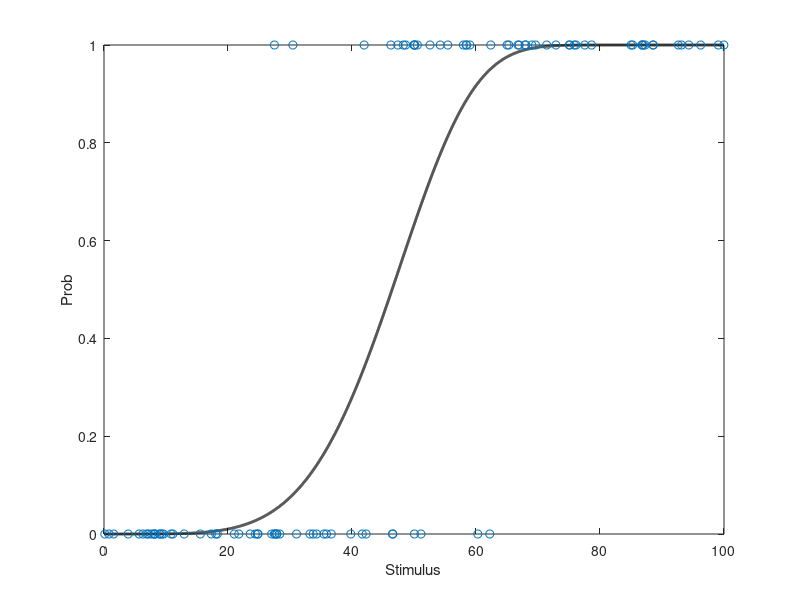

Source code (MATLAB): (Note: this script raises an error after producing the figure.)
%% Target psychometric curve
axis = 0 : 0.01 : 100;
p = wblcdf(axis, 50, 5);

figure(1);
plot(axis, p, 'k', 'LineWidth', 2);
xlabel('Stimulus');
ylabel('Prob');

%% Simulate response 
stim = rand(1, 100) * 100;
prob = wblcdf(stim, 50, 5);

choice = zeros(size(prob));
for idx = 1:length(prob)
    z = rand();
    choice(idx) = z <= prob(idx);
end

hold on;
scatter(stim, choice);

%% MLE estimate
objective = @(para) - wbl_llhd(para(1), para(2), stim, choice);
[esti, fval] = fmincon(objective, [50, 5], [], [], [], [], [1, 1], []);

%% Plot
p_est = wblcdf(axis, esti(1), esti(2));
plot(axis, p_est, 'r--', 'LineWidth', 2);